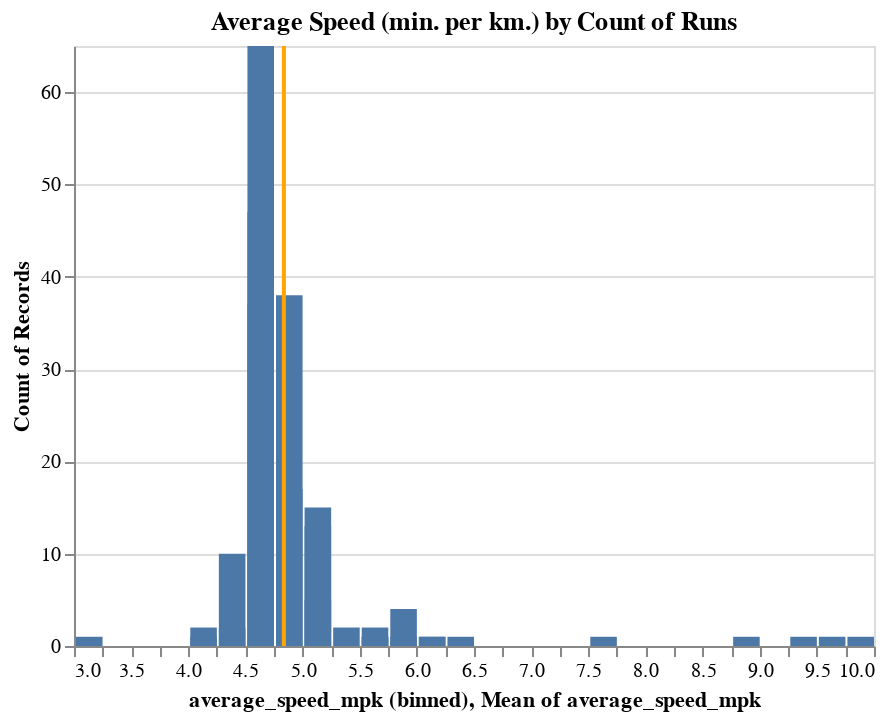

This figure's notebook cell:
### Code cell
data = df.loc[df.type=='Run',:][['id','start_date_formatted','average_speed_mpk']]
data.loc[:,'average_speed_mpk'] = data.average_speed_mpk.apply(lambda d: round(d,1))

bar = alt.Chart(data).mark_bar().encode(
    alt.X('average_speed_mpk:Q', bin=alt.Bin(step=.25)),
    alt.Y('count()'),
    tooltip=['average_speed_mpk:Q','count()']
)

bar.title = 'Average Speed (min. per km.) by Count of Runs'

rule = alt.Chart(data).mark_rule(color='orange').encode(
    x='mean(average_speed_mpk):Q',
    size=alt.value(2)
)

alt.layer(
    bar,
    rule
)

### Figure 1 — Vega-Lite specification as saved in the notebook (floating-point values rounded to 4 significant figures; data arrays with more than 128 entries replaced by an {"elided": "..."} marker saying what was removed)
{"config": {"view": {"continuousWidth": 400, "continuousHeight": 300}}, "layer": [{"mark": "bar", "encoding": {"tooltip": [{"type": "quantitative", "field": "average_speed_mpk"}, {"type": "quantitative", "aggregate": "count"}], "x": {"type": "quantitative", "bin": {"step": 0.25}, "field": "average_speed_mpk"}, "y": {"type": "quantitative", "aggregate": "count"}}, "title": "Average Speed (min. per km.) by Count of Runs"}, {"mark": {"type": "rule", "color": "orange"}, "encoding": {"size": {"value": 2}, "x": {"type": "quantitative", "aggregate": "mean", "field": "average_speed_mpk"}}}], "data": {"name": "data-8783657cb92bee2349f2f45568fd29ac"}, "$schema": "https://vega.github.io/schema/vega-lite/v4.8.1.json", "datasets": {"data-8783657cb92bee2349f2f45568fd29ac": {"elided": "273 records"}}}
